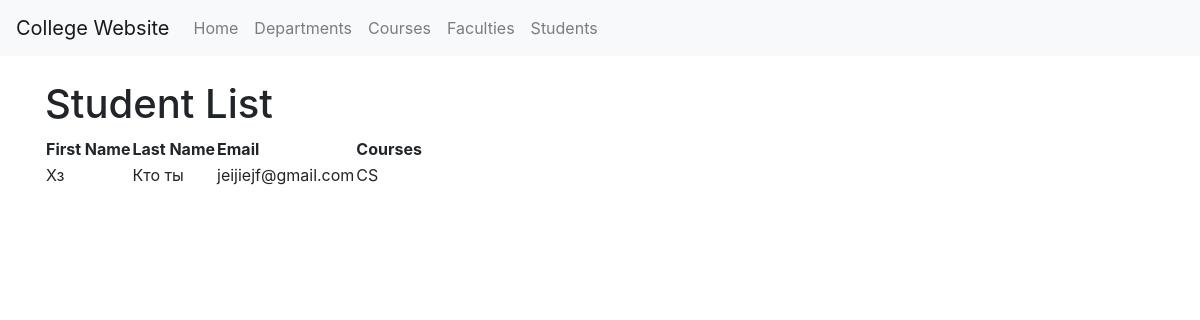
The page /student/ on the database its author committed.
### simple/models.py (models this page shows, shortened)
class Student(models.Model):
    first_name = models.CharField(max_length=50)
    last_name = models.CharField(max_length=50)
    email = models.EmailField()
    courses = models.ManyToManyField(Course)

class Course(models.Model):
    title = models.CharField(max_length=200)
    department = models.ForeignKey(Department, on_delete=models.CASCADE)
    description = models.TextField()

### simple/views.py (the view)
# urls.py: path('student/', student_list, name='student_list'),
def student_list(request):
    students = Student.objects.all()
    return render(request, 'student_list.html', {'students': students})

### simple/templates/student_list.html
{% extends 'base.html' %}
{% block content %}
<h1>Student List</h1>
 <table>
  <tr>
   <th>First Name</th>
   <th>Last Name</th>
   <th>Email</th>
   <th>Courses</th>
  </tr>
  {% for student in students %}
  <tr>
   <td>{{ student.first_name }}</td>
   <td>{{ student.last_name }}</td>
   <td>{{ student.email }}</td>
   <td>
    {% for course in student.courses.all %}
    {{ course.title }} <br/>
    {% empty %}
    No courses enrolled.
    {% endfor %}
   </td>
  </tr>
  {% endfor %}
 </table>
{% endblock %}

### rows shown on the page
Student: first_name "Хз", last_name "Кто ты", email "jeijiejf@gmail.com"
Course: title "CS"
